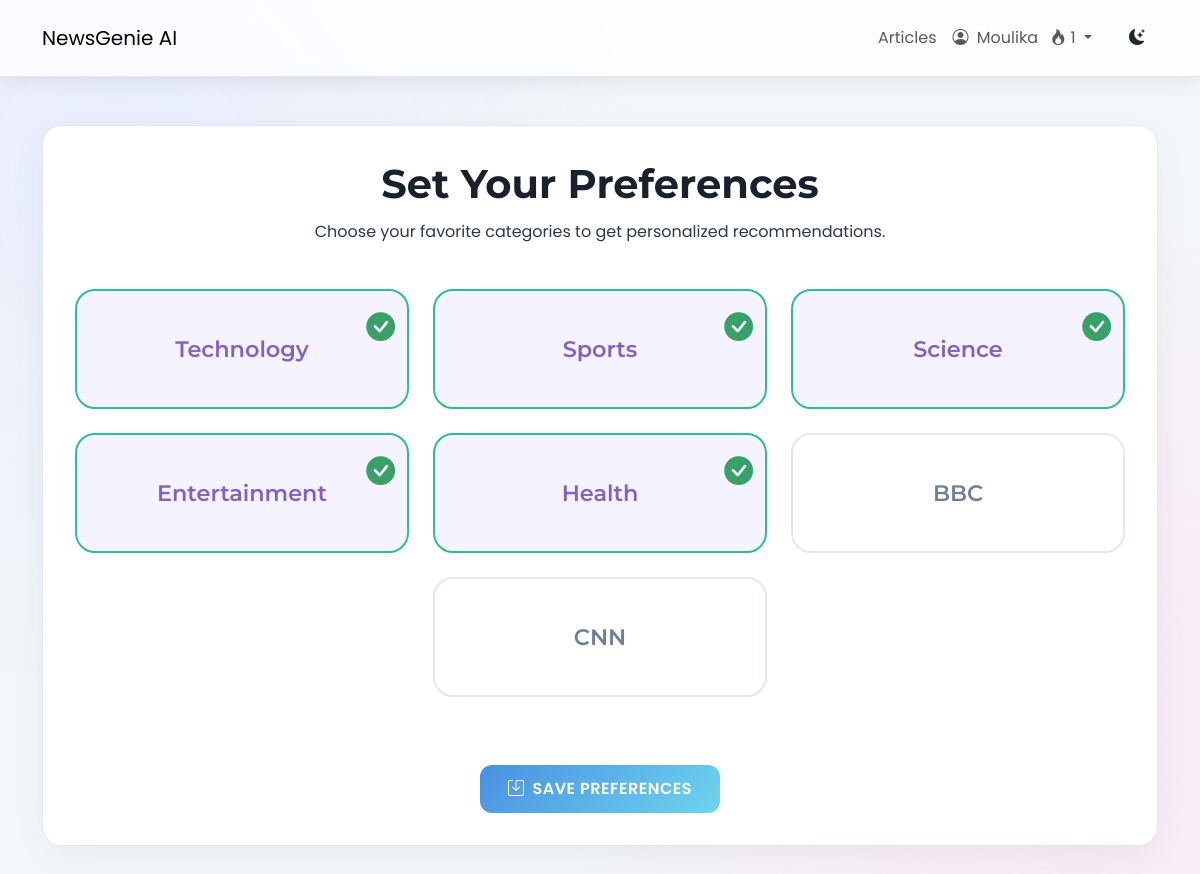
The page /preferences/ (signed in) on the database its author committed.
### users/models.py (models this page shows, shortened)
class Profile(models.Model):
    user = models.OneToOneField(User, on_delete=models.CASCADE)
    streak_count = models.IntegerField(default=0)
    last_login_date = models.DateField(null=True, blank=True)

### news/models.py (models this page shows)
class Category(models.Model):
    name = models.CharField(max_length=100)
    def __str__(self):
        return self.name

### news/views.py (the view)
# urls.py: path('preferences/', views.preference_view, name="preferences"),
@login_required
def preference_view(request):
    user_pref, created = UserPreference.objects.get_or_create(user=request.user)
    if request.method == "POST":
        form = UserPreferenceForm(request.POST, instance=user_pref)
        if form.is_valid():
            form.save()
            return redirect("news:recommendations")
    else:
        form = UserPreferenceForm(instance=user_pref)
    return render(request, "news/user_preference.html", {"form": form})

### news/templates/news/user_preference.html (shortened to what this page needs)
{% extends 'news/base.html' %}
{% load static %}
{% block content %}
<div class="user-preferences-container text-center app-card mt-5">
    <div class="page-header-section">
        <h1 class="page-title-heading">Set Your Preferences</h1>
        <p class="page-subtitle-text">Choose your favorite categories to get personalized recommendations.</p>
    </div>
    <form method="post" class="mt-4">
        <div class="preference-grid-container">
            <div class="row g-4 justify-content-center">
                {% for checkbox in form.preferred_categories %}
                <div class="col-6 col-md-4">
                    <label class="preference-card-label" for="{{ checkbox.id_for_label }}">
                        <div class="preference-card">
                            <span class="preference-card-text">{{ checkbox.choice_label }}</span>
                            <div class="checkmark-overlay">
                                <i class="bi bi-check-circle-fill"></i>
                            </div>
                        </div>
                    </label>
                </div>
                {% endfor %}
            </div>
        </div>
        <div class="mt-5">
            <button type="submit" class="btn app-btn primary-btn btn-lg"><i class="bi bi-save me-2"></i> Save Preferences</button>
        </div>
    </form>
</div>
{% endblock %}

### templates/news/base.html (shortened to what this page needs)
{% load static %}
<!DOCTYPE html>
<html lang="en">
<head>
    <link href="https://cdn.jsdelivr.net/npm/bootstrap@5.3.0/dist/css/bootstrap.min.css" rel="stylesheet">
    <link rel="stylesheet" href="https://cdn.jsdelivr.net/npm/bootstrap-icons@1.10.5/font/bootstrap-icons.css">
    <link rel="stylesheet" href="{% static 'css/newsgenie.css' %}">
</head>
<body class="{{ request.COOKIES.theme|default:'light' }}-mode">
    <header class="app-navbar navbar navbar-expand-lg sticky-top">
        <div class="container">
            <a class="navbar-brand navbar-brand-custom" href="{% url 'news:homepage' %}">NewsGenie AI</a>
            <div class="collapse navbar-collapse" id="navbarNav">
                <ul class="navbar-nav ms-auto align-items-center">
                    <li class="nav-item">
                        <a class="nav-link nav-link-custom" href="{% url 'news:article_list' %}">Articles</a>
                    </li>
                    {% if user.is_authenticated %}
                        <li class="nav-item dropdown">
                            <a class="nav-link nav-link-custom dropdown-toggle" href="#" id="navbarDropdown" role="button" data-bs-toggle="dropdown" aria-expanded="false">
                                <i class="bi bi-person-circle me-1"></i>
                                {{ user.username }}
                                <span class="streak-indicator ms-2">
                                    <i class="bi bi-fire"></i> {{ user.profile.streak_count }}
                                </span>
                            </a>
                        </li>
                    {% endif %}
                    <li class="nav-item ms-3">
                        <button id="theme-toggle" class="btn theme-toggle-btn">
                            <i class="bi bi-moon-stars-fill"></i>
                        </button>
                    </li>
                </ul>
            </div>
        </div>
    </header>
    <main class="container my-5 app-content-wrapper">
        {% block content %}{% endblock %}
    </main>
</body>
</html>

### rows shown on the page
Category: choice_label "Technology"
Category: choice_label "Sports"
Category: choice_label "Science"
Category: choice_label "Entertainment"
Category: choice_label "Health"
Category: choice_label "BBC"
Category: choice_label "CNN"

### other values the page prints
{{ user.username }} "Moulika"
{{ user.profile.streak_count }} "1"
